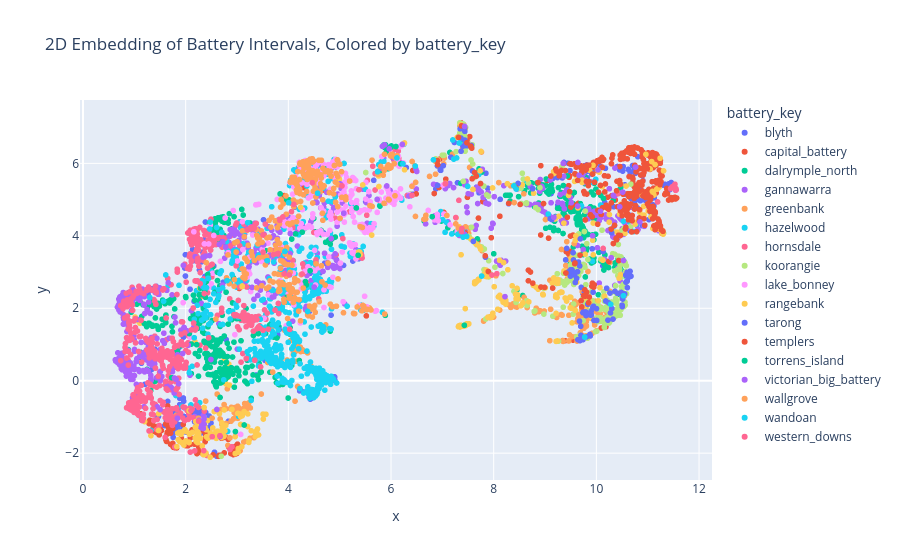

The code cell stored with this chart in its notebook:
### Code cell
def plot_2d_embedding(
    artifacts: StrategyArtifacts,
    color_by: Literal[
        "cluster", "battery_key", "net_revenue", "revenue_per_mwh", "opportunity_capture"
    ] = "cluster",
    cap_outliers: bool = True,
):
    embedding_df = artifacts.embedding_2d

    continuous_cols = ["net_revenue", "revenue_per_mwh", "opportunity_capture"]
    if color_by in continuous_cols:
        cap_95 = (
            embedding_df[color_by].quantile(0.95) if cap_outliers else embedding_df[color_by].max()
        )
        p5 = (
            embedding_df[color_by].quantile(0.05) if cap_outliers else embedding_df[color_by].min()
        )
        fig = px.scatter(
            embedding_df,
            x="x",
            y="y",
            color=color_by,
            color_continuous_scale="Greens",
            range_color=(p5, cap_95),
            hover_data={"battery_name": True, "trading_day": True},
            title=f"2D Embedding of Battery Intervals, Colored by {color_by} (capped at 95th percentile)",
        )
    else:
        fig = px.scatter(
            embedding_df,
            x="x",
            y="y",
            color=color_by,
            hover_data={"battery_name": True, "trading_day": True},
            title=f"2D Embedding of Battery Intervals, Colored by {color_by}",
        )

    fig.show()


plot_2d_embedding(artifacts, color_by="battery_key")

### Figure 1 — Plotly figure (JSON) as saved in the notebook; plotly's stock layout.template omitted (floating-point values rounded to 4 significant figures; data arrays with more than 128 entries replaced by an {"elided": "..."} marker saying what was removed)
{"data": [{"customdata": {"elided": "318x2 str values"}, "hovertemplate": "battery_key=blyth<br>x=%{x}<br>y=%{y}<br>battery_name=%{customdata[0]}<br>trading_day=%{customdata[1]}<extra></extra>", "legendgroup": "blyth", "marker": {"color": "#636efa", "symbol": "circle"}, "mode": "markers", "name": "blyth", "showlegend": true, "type": "scattergl", "x": {"elided": "318 float values"}, "xaxis": "x", "y": {"elided": "318 float values"}, "yaxis": "y"}, {"customdata": {"elided": "315x2 str values"}, "hovertemplate": "battery_key=capital_battery<br>x=%{x}<br>y=%{y}<br>battery_name=%{customdata[0]}<br>trading_day=%{customdata[1]}<extra></extra>", "legendgroup": "capital_battery", "marker": {"color": "#EF553B", "symbol": "circle"}, "mode": "markers", "name": "capital_battery", "showlegend": true, "type": "scattergl", "x": {"elided": "315 float values"}, "xaxis": "x", "y": {"elided": "315 float values"}, "yaxis": "y"}, {"customdata": {"elided": "326x2 str values"}, "hovertemplate": "battery_key=dalrymple_north<br>x=%{x}<br>y=%{y}<br>battery_name=%{customdata[0]}<br>trading_day=%{customdata[1]}<extra></extra>", "legendgroup": "dalrymple_north", "marker": {"color": "#00cc96", "symbol": "circle"}, "mode": "markers", "name": "dalrymple_north", "showlegend": true, "type": "scattergl", "x": {"elided": "326 float values"}, "xaxis": "x", "y": {"elided": "326 float values"}, "yaxis": "y"}, {"customdata": {"elided": "327x2 str values"}, "hovertemplate": "battery_key=gannawarra<br>x=%{x}<br>y=%{y}<br>battery_name=%{customdata[0]}<br>trading_day=%{customdata[1]}<extra></extra>", "legendgroup": "gannawarra", "marker": {"color": "#ab63fa", "symbol": "circle"}, "mode": "markers", "name": "gannawarra", "showlegend": true, "type": "scattergl", "x": {"elided": "327 float values"}, "xaxis": "x", "y": {"elided": "327 float values"}, "yaxis": "y"}, {"customdata": {"elided": "290x2 str values"}, "hovertemplate": "battery_key=greenbank<br>x=%{x}<br>y=%{y}<br>battery_name=%{customdata[0]}<br>trading_day=%{customdata[1]}<extra></extra>", "legendgroup": "greenbank", "marker": {"color": "#FFA15A", "symbol": "circle"}, "mode": "markers", "name": "greenbank", "showlegend": true, "type": "scattergl", "x": {"elided": "290 float values"}, "xaxis": "x", "y": {"elided": "290 float values"}, "yaxis": "y"}, {"customdata": {"elided": "339x2 str values"}, "hovertemplate": "battery_key=hazelwood<br>x=%{x}<br>y=%{y}<br>battery_name=%{customdata[0]}<br>trading_day=%{customdata[1]}<extra></extra>", "legendgroup": "hazelwood", "marker": {"color": "#19d3f3", "symbol": "circle"}, "mode": "markers", "name": "hazelwood", "showlegend": true, "type": "scattergl", "x": {"elided": "339 float values"}, "xaxis": "x", "y": {"elided": "339 float values"}, "yaxis": "y"}, {"customdata": {"elided": "326x2 str values"}, "hovertemplate": "battery_key=hornsdale<br>x=%{x}<br>y=%{y}<br>battery_name=%{customdata[0]}<br>trading_day=%{customdata[1]}<extra></extra>", "legendgroup": "hornsdale", "marker": {"color": "#FF6692", "symbol": "circle"}, "mode": "markers", "name": "hornsdale", "showlegend": true, "type": "scattergl", "x": {"elided": "326 float values"}, "xaxis": "x", "y": {"elided": "326 float values"}, "yaxis": "y"}, {"customdata": {"elided": "290x2 str values"}, "hovertemplate": "battery_key=koorangie<br>x=%{x}<br>y=%{y}<br>battery_name=%{customdata[0]}<br>trading_day=%{customdata[1]}<extra></extra>", "legendgroup": "koorangie", "marker": {"color": "#B6E880", "symbol": "circle"}, "mode": "markers", "name": "koorangie", "showlegend": true, "type": "scattergl", "x": {"elided": "290 float values"}, "xaxis": "x", "y": {"elided": "290 float values"}, "yaxis": "y"}, {"customdata": {"elided": "326x2 str values"}, "hovertemplate": "battery_key=lake_bonney<br>x=%{x}<br>y=%{y}<br>battery_name=%{customdata[0]}<br>trading_day=%{customdata[1]}<extra></extra>", "legendgroup": "lake_bonney", "marker": {"color": "#FF97FF", "symbol": "circle"}, "mode": "markers", "name": "lake_bonney", "showlegend": true, "type": "scattergl", "x": {"elided": "326 float values"}, "xaxis": "x", "y": {"elided": "326 float values"}, "yaxis": "y"}, {"customdata": {"elided": "342x2 str values"}, "hovertemplate": "battery_key=rangebank<br>x=%{x}<br>y=%{y}<br>battery_name=%{customdata[0]}<br>trading_day=%{customdata[1]}<extra></extra>", "legendgroup": "rangebank", "marker": {"color": "#FECB52", "symbol": "circle"}, "mode": "markers", "name": "rangebank", "showlegend": true, "type": "scattergl", "x": {"elided": "342 float values"}, "xaxis": "x", "y": {"elided": "342 float values"}, "yaxis": "y"}, {"customdata": {"elided": "137x2 str values"}, "hovertemplate": "battery_key=tarong<br>x=%{x}<br>y=%{y}<br>battery_name=%{customdata[0]}<br>trading_day=%{customdata[1]}<extra></extra>", "legendgroup": "tarong", "marker": {"color": "#636efa", "symbol": "circle"}, "mode": "markers", "name": "tarong", "showlegend": true, "type": "scattergl", "x": {"elided": "137 float values"}, "xaxis": "x", "y": {"elided": "137 float values"}, "yaxis": "y"}, {"customdata": {"elided": "207x2 str values"}, "hovertemplate": "battery_key=templers<br>x=%{x}<br>y=%{y}<br>battery_name=%{customdata[0]}<br>trading_day=%{customdata[1]}<extra></extra>", "legendgroup": "templers", "marker": {"color": "#EF553B", "symbol": "circle"}, "mode": "markers", "name": "templers", "showlegend": true, "type": "scattergl", "x": {"elided": "207 float values"}, "xaxis": "x", "y": {"elided": "207 float values"}, "yaxis": "y"}, {"customdata": {"elided": "323x2 str values"}, "hovertemplate": "battery_key=torrens_island<br>x=%{x}<br>y=%{y}<br>battery_name=%{customdata[0]}<br>trading_day=%{customdata[1]}<extra></extra>", "legendgroup": "torrens_island", "marker": {"color": "#00cc96", "symbol": "circle"}, "mode": "markers", "name": "torrens_island", "showlegend": true, "type": "scattergl", "x": {"elided": "323 float values"}, "xaxis": "x", "y": {"elided": "323 float values"}, "yaxis": "y"}, {"customdata": {"elided": "341x2 str values"}, "hovertemplate": "battery_key=victorian_big_battery<br>x=%{x}<br>y=%{y}<br>battery_name=%{customdata[0]}<br>trading_day=%{customdata[1]}<extra></extra>", "legendgroup": "victorian_big_battery", "marker": {"color": "#ab63fa", "symbol": "circle"}, "mode": "markers", "name": "victorian_big_battery", "showlegend": true, "type": "scattergl", "x": {"elided": "341 float values"}, "xaxis": "x", "y": {"elided": "341 float values"}, "yaxis": "y"}, {"customdata": {"elided": "320x2 str values"}, "hovertemplate": "battery_key=wallgrove<br>x=%{x}<br>y=%{y}<br>battery_name=%{customdata[0]}<br>trading_day=%{customdata[1]}<extra></extra>", "legendgroup": "wallgrove", "marker": {"color": "#FFA15A", "symbol": "circle"}, "mode": "markers", "name": "wallgrove", "showlegend": true, "type": "scattergl", "x": {"elided": "320 float values"}, "xaxis": "x", "y": {"elided": "320 float values"}, "yaxis": "y"}, {"customdata": {"elided": "338x2 str values"}, "hovertemplate": "battery_key=wandoan<br>x=%{x}<br>y=%{y}<br>battery_name=%{customdata[0]}<br>trading_day=%{customdata[1]}<extra></extra>", "legendgroup": "wandoan", "marker": {"color": "#19d3f3", "symbol": "circle"}, "mode": "markers", "name": "wandoan", "showlegend": true, "type": "scattergl", "x": {"elided": "338 float values"}, "xaxis": "x", "y": {"elided": "338 float values"}, "yaxis": "y"}, {"customdata": {"elided": "334x2 str values"}, "hovertemplate": "battery_key=western_downs<br>x=%{x}<br>y=%{y}<br>battery_name=%{customdata[0]}<br>trading_day=%{customdata[1]}<extra></extra>", "legendgroup": "western_downs", "marker": {"color": "#FF6692", "symbol": "circle"}, "mode": "markers", "name": "western_downs", "showlegend": true, "type": "scattergl", "x": {"elided": "334 float values"}, "xaxis": "x", "y": {"elided": "334 float values"}, "yaxis": "y"}], "layout": {"legend": {"title": {"text": "battery_key"}, "tracegroupgap": 0}, "title": {"text": "2D Embedding of Battery Intervals, Colored by battery_key"}, "xaxis": {"anchor": "y", "domain": [0, 1], "title": {"text": "x"}}, "yaxis": {"anchor": "x", "domain": [0, 1], "title": {"text": "y"}}}}
